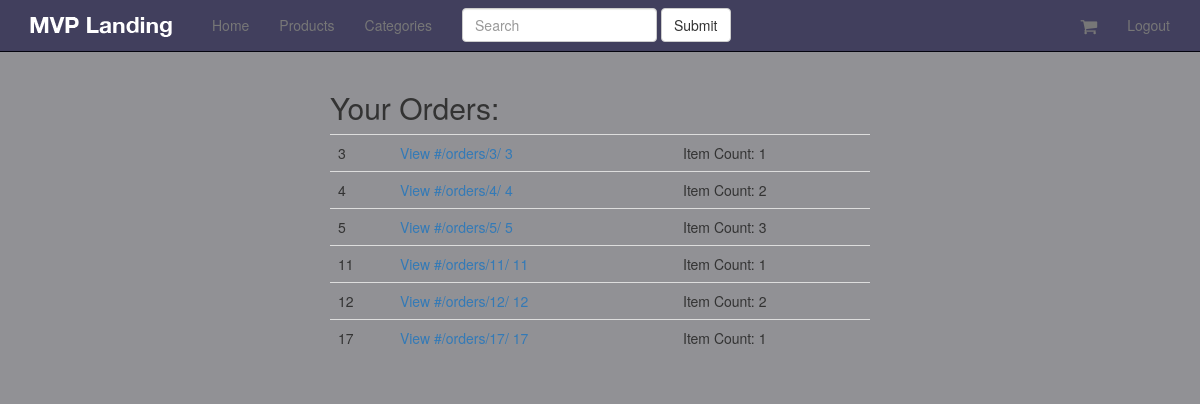
The app's page /orders/ (signed in), older data.
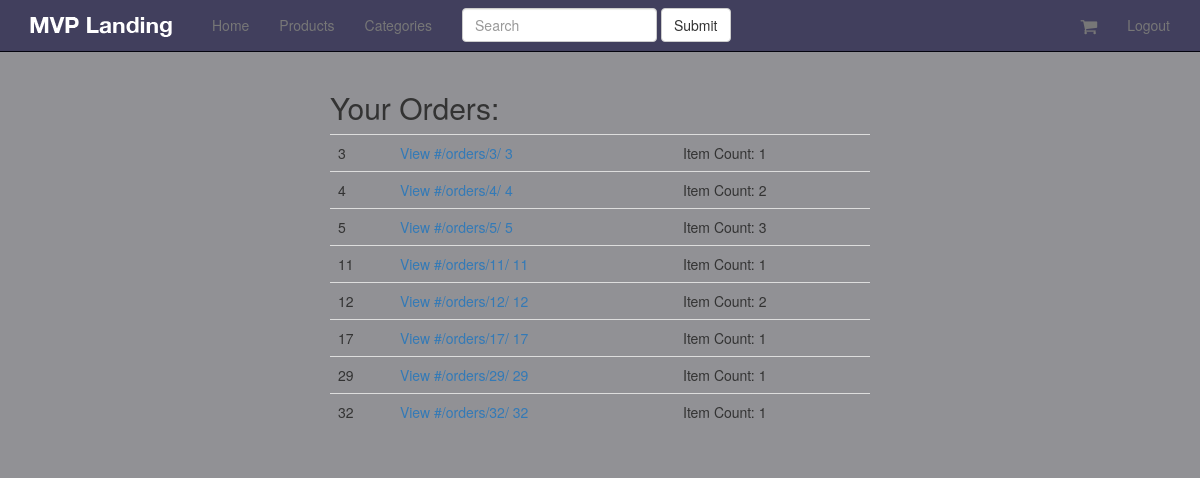
The same page, newer data.
### orders/models.py (models this page shows, shortened)
class Order (models.Model):
    status = models.CharField(choices=ORDER_STATUS_CHOICES, max_length=120, default="created")
    cart = models.ForeignKey(Cart)
    user = models.ForeignKey(UserCheckout, null=True)
    billing_address = models.ForeignKey(UserAddress, related_name="billing_address", null=True)
    shipping_address = models.ForeignKey(UserAddress, related_name="shipping_address", null=True)
    shipping_total_price = models.DecimalField(max_digits=30, default=5.99, decimal_places=2)
    order_total = models.DecimalField(max_digits=30, default=0.00, decimal_places=2)
    order_id = models.CharField(max_length=20, blank=True, null=True)
    def get_absolute_url(self):
        return reverse("order_detail", kwargs={"pk": self.pk})

### carts/models.py (models this page shows, shortened)
class Cart(models.Model):
    user = models.ForeignKey(settings.AUTH_USER_MODEL, blank=True, null=True)
    items = models.ManyToManyField(Variation, through=CartItem)
    timestamp = models.DateTimeField(auto_now_add=True, auto_now=False)
    updated = models.DateTimeField(auto_now_add=False, auto_now=True)
    tax_percentage = models.DecimalField(max_digits=5, decimal_places=5, default=0.085)
    subtotal = models.DecimalField(max_digits=30, decimal_places=2, default=0.00)
    tax_total = models.DecimalField(max_digits=30, decimal_places=2, default=0.00)
    total = models.DecimalField(max_digits=30, decimal_places=2, default=0.00)

### orders/views.py (the view)
# urls.py: url(r'^orders/$', OrderListView.as_view(), name='orders'),
class OrderListView(LoginRequiredMixin, ListView):
    queryset = Order.objects.all()
    def get_queryset(self):
        user_checkout_id = self.request.user.id
        user_checkout = UserCheckout.objects.get(id=user_checkout_id)
        return super(OrderListView, self).get_queryset().filter(user=user_checkout)

### orders/mixins.py (called while the page is built)
    @method_decorator(login_required)
    def dispatch(self, request, *args, **kwargs):
        return super(LoginRequiredMixin, self).dispatch(request, *args, **kwargs)

### templates/orders/order_list.html
{% extends 'base.html' %}
{% block content %}
    <div class="col-sm-6 col-sm-offset-3">
        <h2>Your Orders:</h2>
        <table class="table">
            {% for obj in object_list %}
                <tr>
                    <td>{{ obj.id }}</td>
                    <td>
                        <a href="{{ obj.get_absolute_url }}">
                            View #{{ obj.get_absolute_url }}
                            {% if obj.order_id %}
                                {{ obj.order_id  }}
                            {% else %}
                                {{ obj.id }}
                            {% endif %}
                        </a>
                    </td>
                    <td>Item Count: {{ obj.cart.items.count }}</td>
                </tr>
            {% endfor %}
        </table>
    </div>
{% endblock %}

### templates/base.html (shortened to what this page needs)
{% load staticfiles %}
<!DOCTYPE html>
<html lang="en">
<head>
    {% include 'head_css.html' %}
</head>
<body>
{% include 'navbar.html' %}
<div class="container">
    {% block content %}{% endblock %}
</div>
</body>
</html>

### templates/head_css.html
{% load staticfiles %}
    <link rel="stylesheet" href="//maxcdn.bootstrapcdn.com/font-awesome/4.3.0/css/font-awesome.min.css">
    <link href="{% static 'css/bootstrap.min.css' %}" rel="stylesheet">
    <link href="{% static 'css/navbar-static-top.css' %}" rel="stylesheet">
     <link href="{% static 'css/custom.css' %}" rel="stylesheet">

### templates/navbar.html (shortened to what this page needs)
{% load staticfiles %}
<nav class="navbar navbar-default navbar-static-top">
    <div class="container">
        <div class="navbar-header">
            <a class="navbar-brand" href="{% url 'home' %}"><img src="{% static 'img/mvp_landing_logo.png' %}" /></a>
        </div>
        <div id="navbar" class="navbar-collapse collapse">
            <ul class="nav navbar-nav">
                <li><a href="{% url 'home' %}">Home</a></li>
                <li><a href="{% url 'product_list' %}">Products</a></li>
                <li><a href="{% url 'category_list' %}">Categories</a></li>
                <form class="navbar-form navbar-left" role="search" method="GET" action="{% url 'product_list' %}">
                    <div class="form-group">
                        <input type="text" class="form-control" placeholder="Search" name="q" {% if query %}value="{{ request.GET.q }}"{% endif %}>
                    </div>
                    <button class="btn btn-default" type="submit">Submit</button>
                </form>
            </ul>
            <ul class="nav navbar-nav navbar-right">
            <li>
                <a href="{% url 'cart' %}">
                    <i class="fa fa-shopping-cart fa-navbar-cart"></i>
                </a>
            </li>
                {% if request.user.is_authenticated %}
                    <li><a href="{% url 'auth_logout' %}">Logout</a></li>
                {% endif %}
            </ul>
        </div>
    </div>
</nav>

### templates/javascript.html (shortened to what this page needs)
{% load staticfiles %}

### static_in_pro/our_static/css/navbar-static-top.css (style rules this page uses)
body { min-height: 1000px; background-color: #919195; }
.navbar-static-top { margin-bottom: 19px; background-color: #413F5D; border-color: #04040F; }
.navbar-default .navbar-brand { color: #FFF; }

### static_in_pro/our_static/css/custom.css (style rules this page uses)
.fa-navbar-cart { font-size: 18px; vertical-align: middle; }

Row changes from the older to the newer data that the page shows:
now on this page (row edited): Order: id "29", get_absolute_url "/orders/29/", cart.items.count "1"
added Order: id "32", get_absolute_url "/orders/32/", cart.items.count "1"
